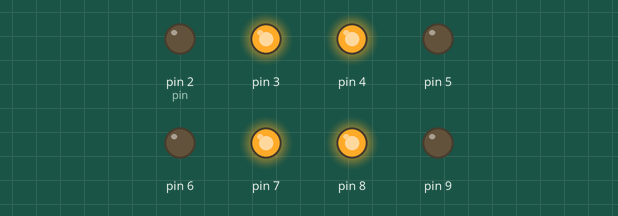
Simulated run of this sketch. Board: Arduino Uno, built with avr-gcc and run on an emulated ATmega328P. Parts: output pins drawn as LEDs (lit = HIGH). Random numbers use the default seed unless the sketch sets one.

Above: at 0.1 s.
At 10.1 s:
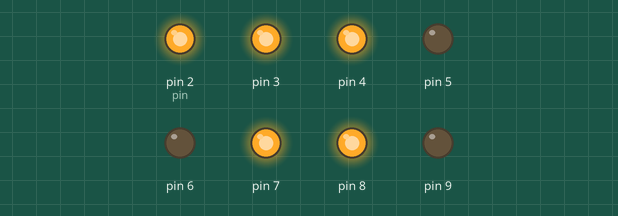
At 30.1 s:
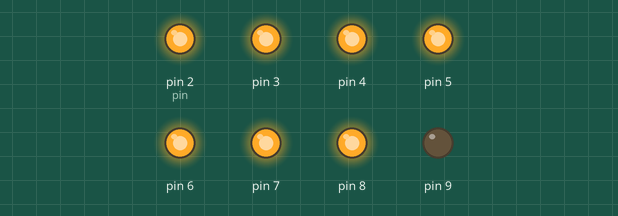
Timing chart, 0 to 31.6 s (numbered marks = the images above):
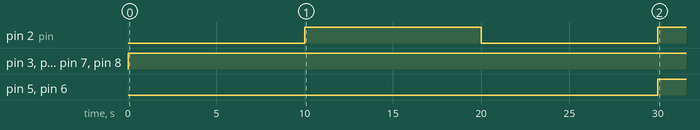

The sketch:

Seven_Segment_GEW_random.ino
```cpp
// (licence header left out)
// Define the LED digit patters, from 0 - 9
// Note that these patterns are for common cathode displays
// For common anode displays, change the 1's to 0's and 0's to 1's
// 1 = LED on, 0 = LED off, in this order:
//                                    Arduino pin: 2,3,4,5,6,7,8
byte seven_seg_digits[10][7] = {
   { 1,1,1,1,1,1,0 },  // = 0
   { 0,1,1,0,0,0,0 },  // = 1
   { 1,1,0,1,1,0,1 },  // = 2
   { 1,1,1,1,0,0,1 },  // = 3
   { 0,1,1,0,0,1,1 },  // = 4
   { 1,0,1,1,0,1,1 },  // = 5
   { 1,0,1,1,1,1,1 },  // = 6
   { 1,1,1,0,0,0,0 },  // = 7
   { 1,1,1,1,1,1,1 },  // = 8
   { 1,1,1,0,0,1,1 }   // = 9
};

void setup() {
  randomSeed(analogRead(0));
  pinMode(2, OUTPUT);
  pinMode(3, OUTPUT);
  pinMode(4, OUTPUT);
  pinMode(5, OUTPUT);
  pinMode(6, OUTPUT);
  pinMode(7, OUTPUT);
  pinMode(8, OUTPUT);
  pinMode(9, OUTPUT);
  writeDot(0);  // start with the "dot" off
}

void writeDot(byte dot) {
  digitalWrite(9, dot);
}

void sevenSegWrite(byte digit) {
  byte pin = 2;
  for (byte segCount = 0; segCount < 7; ++segCount) {
    digitalWrite(pin, seven_seg_digits[digit][segCount]);
    ++pin;
  }
}

void loop() {
  int number;
  number = random(0, 10);
  sevenSegWrite(number);
  delay(10000);

}
```

Measured:
- by itself, pin 2 (pin): LOW → HIGH at 10.0 s, → LOW 10.0 s later, → HIGH 10.0 s later
- by itself, pin 3, pin 4, pin 7, pin 8: LOW → HIGH at 0.00 s
- by itself, pin 5, pin 6: LOW → HIGH at 30.0 s
